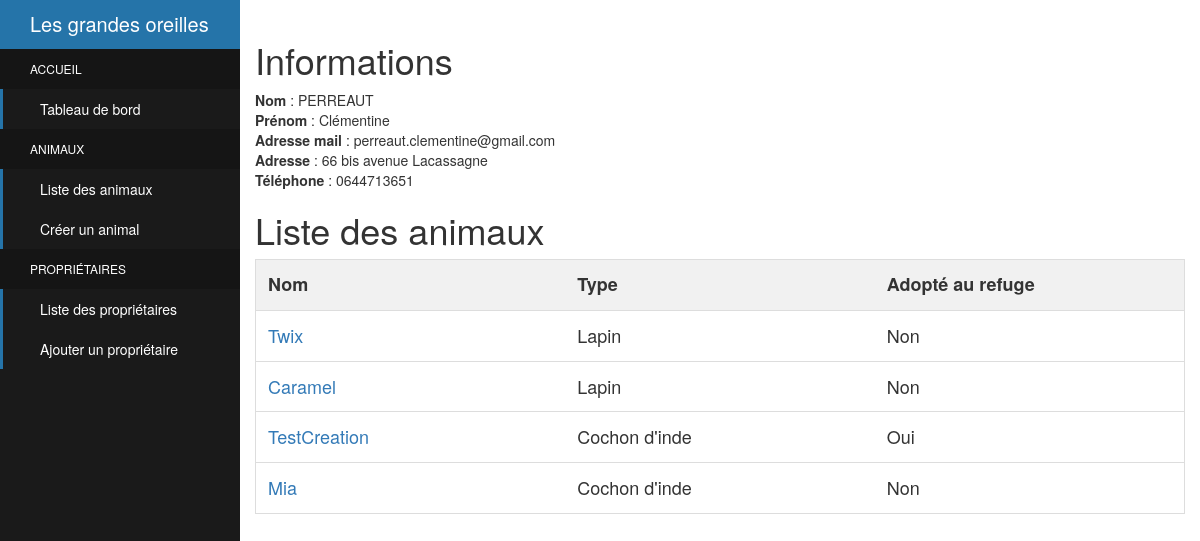
Page /applicationTest/proprietaires/1 (signed in) on the committed database.
### applicationTest/models.py (models this page shows, shortened)
class Proprietaire(models.Model):
    nom = models.CharField(max_length=100, null=True)
    prenom = models.CharField(max_length=100, null=True)
    mail = models.CharField(max_length=200, verbose_name = "Adresse mail", null=True)
    adresse = models.CharField(max_length=500, null=True)
    telephone = models.CharField(max_length=15, verbose_name = "Numéro de téléphone", null=True)

class Animal(models.Model):
    nom = models.CharField(max_length=100)
    date_naissance = models.DateTimeField(verbose_name = "Date de naissance", null=True)
    date_arrivee = models.DateTimeField(verbose_name = "Date de première arrivée", null=True)
    date_visite = models.DateTimeField(verbose_name = "Date de prochaine visite vétérinaire", null=True)
    date_adoption = models.DateTimeField(verbose_name = "Date d'adoption", null=True)
    description = models.CharField(max_length=2000, null=True, blank=True)
    type_animal = models.CharField(max_length=30, verbose_name="Type d'animal",choices=TYPE_DEMANDE)
    sexe = models.CharField(max_length=30, verbose_name="Sexe",choices=SEXE)
    origine = models.CharField(max_length=30, verbose_name="Origine",choices=ORIGINE, null=True)
    sterilise = models.CharField(max_length=30, verbose_name="Stérilisé",choices=OUI_NON, null=True)
    vaccine = models.CharField(max_length=30, verbose_name="Vacciné",choices=OUI_NON, null=True)
    proprietaire = models.ForeignKey(Proprietaire, on_delete=models.PROTECT, null=True, blank=True)
    adoption = models.OneToOneField(Adoption, on_delete=models.PROTECT, null=True, blank=True)

### templates/applicationTest/proprietaire_detail.html
{% extends "applicationTest/base.html" %}
{% block content %}
<h1> Informations </h1>
<p>
    <strong> Nom </strong> : {{proprietaire.nom}} <br>
	<strong> Prénom </strong> : {{proprietaire.prenom}} <br>
	<strong> Adresse mail </strong> : {{proprietaire.mail}} <br>
	<strong> Adresse </strong> : {{proprietaire.adresse}} <br>
	<strong> Téléphone </strong> : {{proprietaire.telephone}} <br>
</p>
<h1> Liste des animaux </h1>
<table id="myTable">
  <tr class="header">
    <th style="width:20%;">Nom</th>
    <th style="width:20%;">Type</th>
	<th style="width:20%;">Adopté au refuge</th>
  </tr>
  {% for animal in proprietaire.animal_set.all %}
  <tr>
    <td><a href = "{% url 'detail_animal' animal.id %}">{{animal.nom}}</a></td>
	<td>{{animal.get_type_animal_display}}</td>
	{% if animal.adoption %}
	    <td>Oui</td>
	{% else %}
	    <td>Non</td>
    {% endif %}
  </tr>
  {% endfor %}
</table>
{% endblock %}

### applicationTest/static/css/base.css (style rules this page uses)
* { box-sizing: border-box; }
#myTable { border-collapse: collapse; width: 100%; border: 1px solid #ddd; font-size: 18px; }
#myTable th, #myTable td { text-align: left; padding: 12px; }
#myTable tr { border-bottom: 1px solid #ddd; }
#myTable tr.header, #myTable tr:hover { background-color: #f1f1f1; }

### rows in the picture
Proprietaire: nom "PERREAUT", prenom "Clémentine", mail "perreaut.clementine@gmail.com", adresse "66 bis avenue Lacassagne", telephone "0644713651"
Animal: nom "Twix", type_animal "Lapin", shows "Non"
Animal: nom "Caramel", type_animal "Lapin", shows "Non"
Animal: nom "TestCreation", type_animal "Cochon d'inde", shows "Oui"
Animal: nom "Mia", type_animal "Cochon d'inde", shows "Non"
